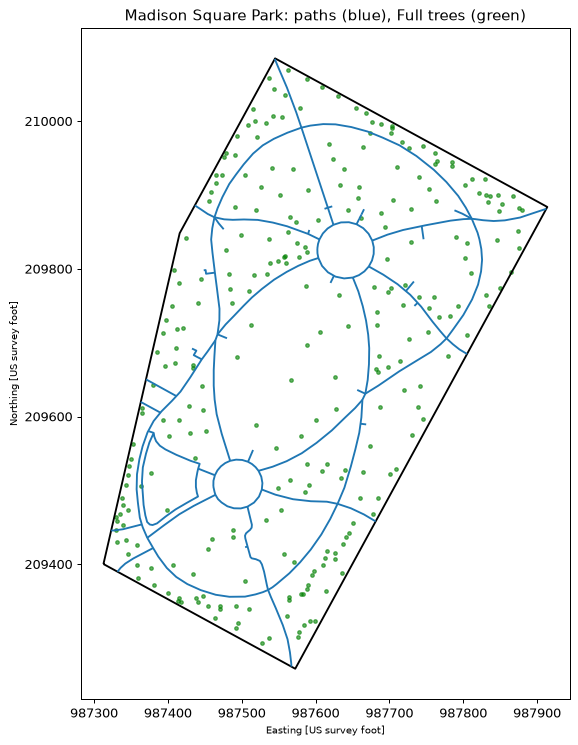

The script that saved this image:
import geopandas as gpd, matplotlib
matplotlib.use("Agg")
import matplotlib.pyplot as plt
P="data/Processed/"
b=gpd.read_file(P+"park_boundary.geojson").to_crs(2263)
t=gpd.read_file(P+"trees_full.geojson").to_crs(2263)
p=gpd.read_file(P+"park_paths.geojson").to_crs(2263)
fig,ax=plt.subplots(figsize=(7,10))
b.boundary.plot(ax=ax,color="k")
t.plot(ax=ax,color="green",markersize=8,alpha=.6)
p.plot(ax=ax,color="tab:blue",linewidth=1.5)
ax.set_aspect("equal"); ax.set_title("Madison Square Park: paths (blue), Full trees (green)")
fig.savefig("work/preview.png",dpi=90,bbox_inches="tight")
print(b.total_bounds)
